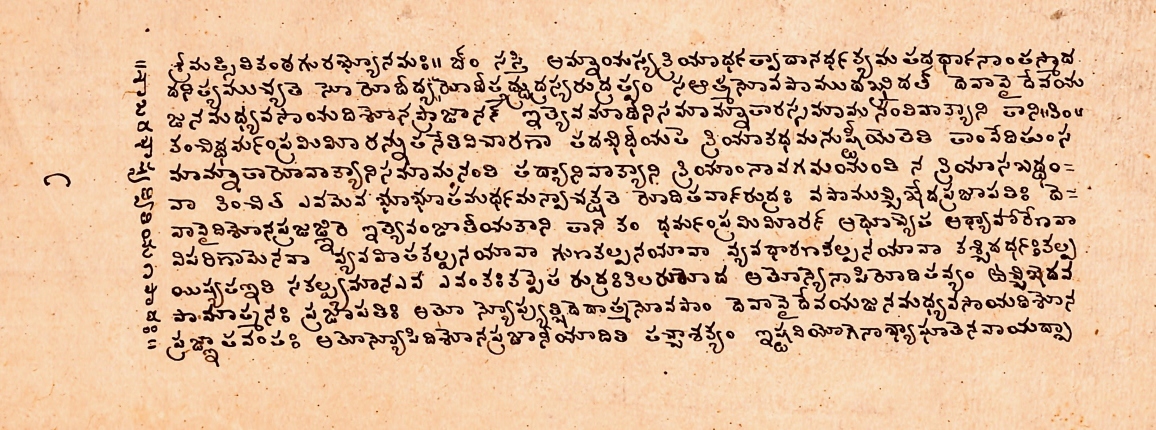
#> input picture image1.jpg, 2312 x 860 px (shown at 1/2 size)
$ jupyter execute --allow-errors processing1.ipynb
#> lines starting #> are read from the running program, lines starting #| are printed output that depends on the picture; after the words box and inside, x2 and y2 are one past the last pixel; in counts of white or black regions, pixels touching at a corner belong together
[cell 1]
# Importing Libraries

import cv2
import numpy as np
import pytesseract
from timeit import default_timer as timer

[cell 2]
pytesseract.pytesseract.tesseract_cmd = r'C:\Program Files\Tesseract-OCR\tesseract.exe'

[cell 3]
# Load the image
image = cv2.imread('image1.jpg')
#> image is the input picture: shape (860, 2312, 3); mean B, G, R 156.2, 187.1, 221.6

# Convert the image to grayscale
gray = cv2.cvtColor(image, cv2.COLOR_BGR2GRAY)
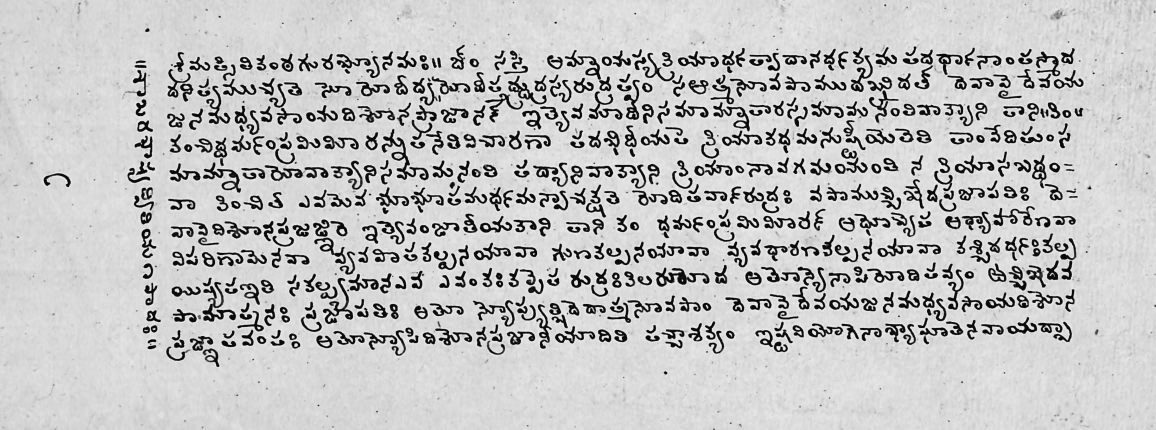
#> gray: shape (860, 2312) (shown at 1/2 size); min 4, max 244, mean 193.9

# Apply thresholding to binarize the image
import random
thresholded = cv2.threshold(gray, 0, 255, cv2.THRESH_BINARY_INV + cv2.THRESH_OTSU)[1]
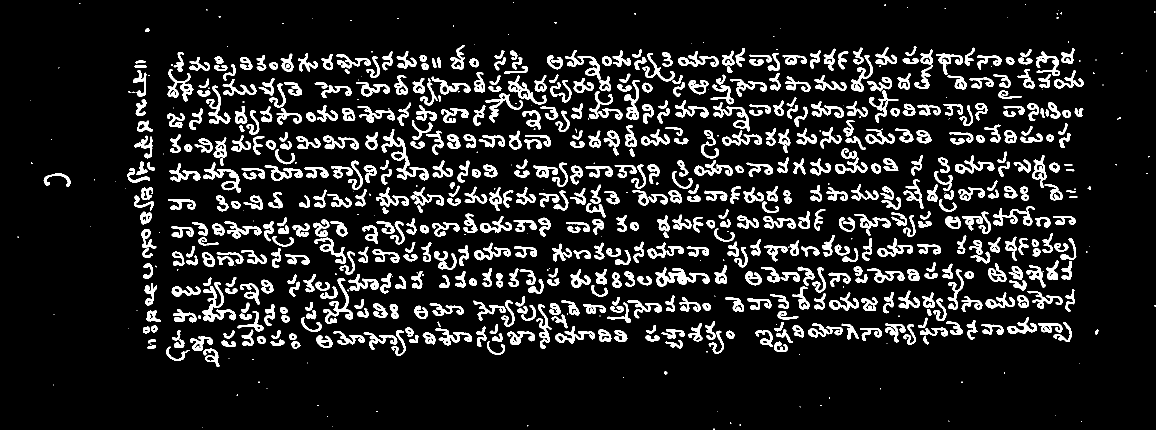
#> thresholded: shape (860, 2312) (shown at 1/2 size); 11.8% white; 785 white regions (162 under 20 px), largest, box (x1, y1, x2, y2) and area: (763, 258, 857, 361) 1890, (1311, 535, 1419, 573) 1599, (405, 564, 472, 643) 1592

# Apply morphological operations to remove noise and smooth the image
kernel = cv2.getStructuringElement(cv2.MORPH_RECT, (3,3))
opening = cv2.morphologyEx(thresholded, cv2.MORPH_OPEN, kernel, iterations=1)
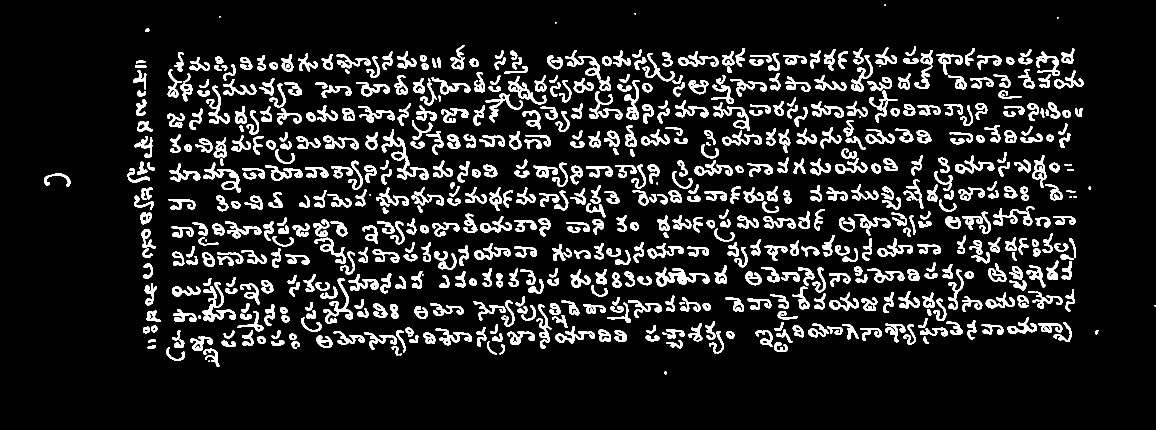
#> opening: shape (860, 2312) (shown at 1/2 size); 11.6% white; 675 white regions (18 under 20 px), largest, box (x1, y1, x2, y2) and area: (763, 258, 857, 360) 1873, (1311, 535, 1419, 573) 1593, (405, 564, 472, 643) 1580
closing = cv2.morphologyEx(opening, cv2.MORPH_CLOSE, kernel, iterations=1)
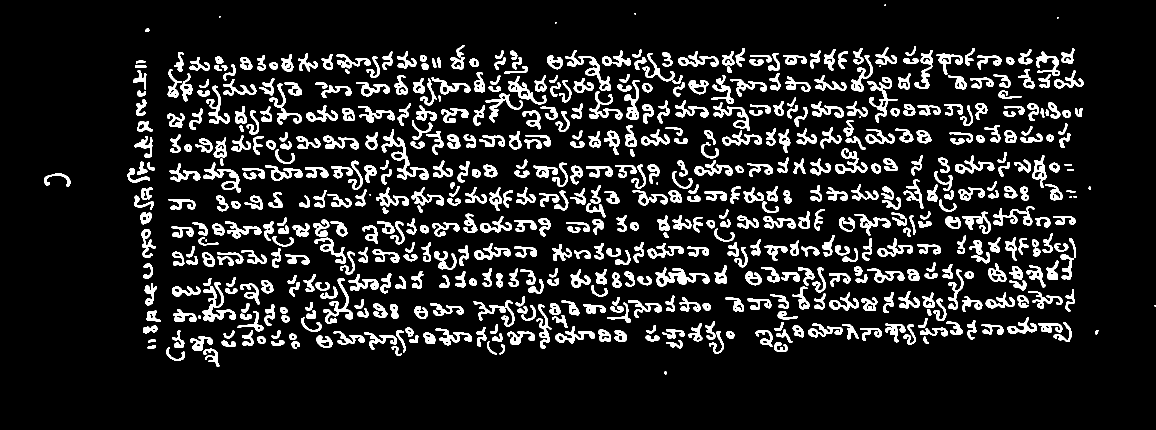
#> closing: shape (860, 2312) (shown at 1/2 size); 11.9% white; 606 white regions (12 under 20 px)

# Find contours in the image
contours, hierarchy = cv2.findContours(closing, cv2.RETR_EXTERNAL, cv2.CHAIN_APPROX_SIMPLE)
#> contours = 606 contours, 14 with area under 20; largest, box (x1, y1, x2, y2) and area: (763, 258, 857, 360) 1757, (1311, 535, 1419, 573) 1510, (405, 556, 472, 643) 1493, (1130, 100, 1222, 182) 1383, (406, 325, 482, 385) 1242

# Sort the contours by area in descending order
contours = sorted(contours, key=cv2.contourArea, reverse=True)

# Extract the region of interest (ROI) for each contour
rois = []
for contour in contours:
    (x, y, w, h) = cv2.boundingRect(contour)
    roi = closing[y:y+h, x:x+w]
    rois.append(roi)
#> this loop made 606 passes
#> (x, y, w, h) on passes 1 to 3: (763, 258, 94, 102), (1311, 535, 108, 38), (405, 556, 67, 87)
#> pass 1, `roi = closing[y:y+h, x:x+w]`:
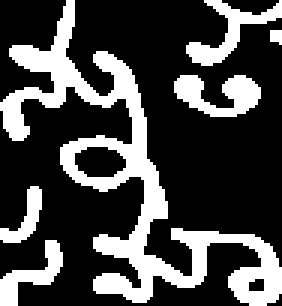
#> roi: shape (102, 94) (shown 3 times larger); 27.8% white; 6 white regions (1 under 20 px), largest, box (x1, y1, x2, y2) and area: (0, 0, 94, 102) 1908, (58, 25, 87, 39) 238, (62, 0, 94, 22) 223, (0, 80, 21, 102) 173, (0, 62, 14, 81) 111
#> pass 3, `roi = closing[y:y+h, x:x+w]`:
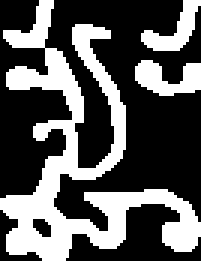
#> roi: shape (87, 67) (shown 3 times larger); 35.2% white; 3 white regions, box (x1, y1, x2, y2) and area: (0, 0, 67, 87) 1747, (45, 20, 67, 32) 165, (47, 0, 67, 17) 142
#> after the loop, rois = 606 items

# Resize each ROI to a fixed size
rois_resized = []
for roi in rois:
    roi_resized = cv2.resize(roi, (28, 28), interpolation=cv2.INTER_AREA)
    rois_resized.append(roi_resized)
#> this loop made 606 passes
#> pass 1, `roi_resized = cv2.resize(roi, (28, 28), interpolation=cv2.INTER_AREA)`:
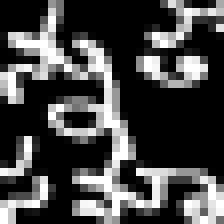
#> roi_resized: shape (28, 28) (shown 8 times larger); min 0, max 255, mean 71
#> pass 3, `roi_resized = cv2.resize(roi, (28, 28), interpolation=cv2.INTER_AREA)`:
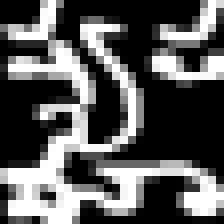
#> roi_resized: shape (28, 28) (shown 8 times larger); min 0, max 255, mean 89.9
#> after the loop, rois_resized = 606 items

# Normalize the pixel values of each ROI
rois_normalized = []
for roi_resized in rois_resized:
    roi_normalized = roi_resized / 255.0
    rois_normalized.append(roi_normalized)
#> after the loop, rois_normalized = 606 items

# Reshape each ROI to a 1D array
rois_reshaped = []
for roi_normalized in rois_normalized:
    roi_reshaped = roi_normalized.reshape(1, 784)
    rois_reshaped.append(roi_reshaped)
#> after the loop, rois_reshaped = 606 items

[cell 4]
# Display the results
cv2.imshow('Result', image)
cv2.waitKey(0)
cv2.destroyAllWindows()

[cell 5]
for contour in contours:
    x,y,w,h = cv2.boundingRect(contour)
    area = cv2.contourArea(contour)
    if area > 100 and w > 10 and h > 10: # tune these parameters based on your image
        cv2.rectangle(image, (x,y), (x+w,y+h), (0,255,0), 2)
#> this loop made 606 passes
#> (x, y, w, h, area) on passes 1 to 3: (763, 258, 94, 102, 1757), (1311, 535, 108, 38, 1509.5), (405, 556, 67, 87, 1493)
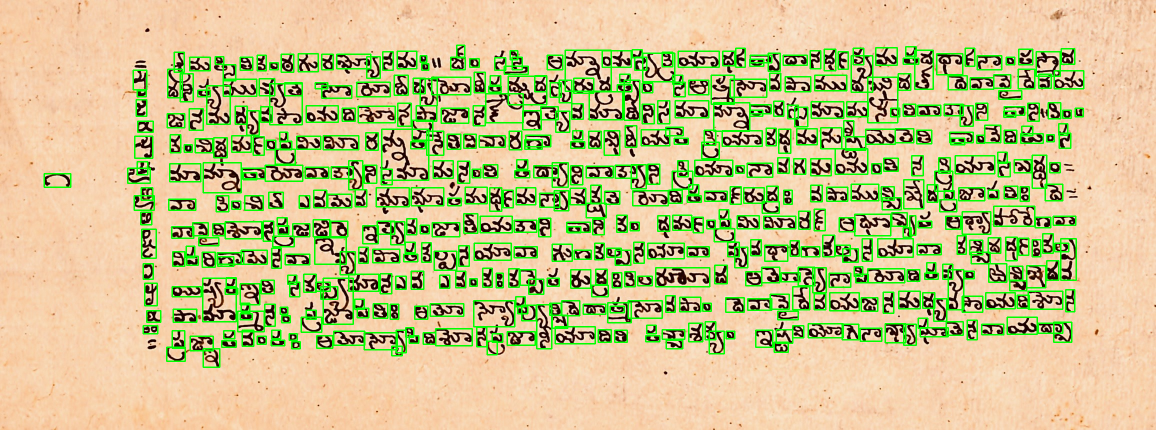
#> image: shape (860, 2312, 3) (shown at 1/2 size); 10.17% of pixels changed, all inside (x1, y1, x2, y2) = (87, 89, 2169, 736)

num_detected = len(contours)
print("Total Characters recognized are: ",num_detected)
#| Total Characters recognized are:  606

$ run again, with image2.jpg copied over image1.jpg
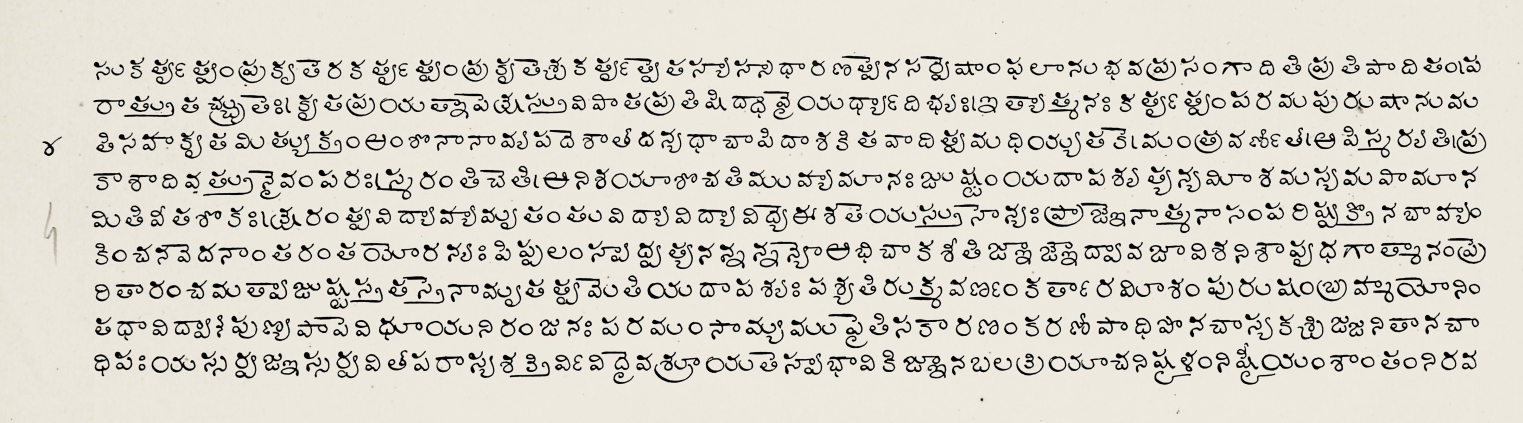
#> input picture image2.jpg, 3046 x 846 px (shown at 1/2 size)
#> image is the input picture: shape (846, 3046, 3); mean B, G, R 202.5, 212.1, 215.8
#> `thresholded = cv2.threshold(gray, 0, 255, cv2.THRESH_BINARY_INV + cv2...`:
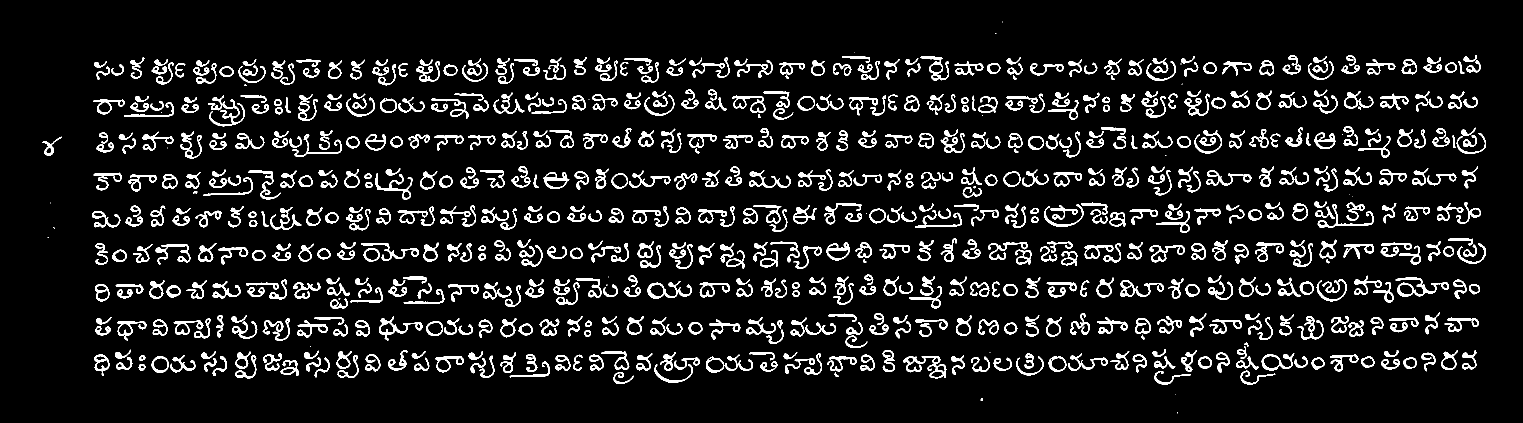
#> thresholded: shape (846, 3046) (shown at 1/2 size); 9% white; 774 white regions (30 under 20 px), largest, box (x1, y1, x2, y2) and area: (1807, 712, 1893, 757) 1147, (2791, 555, 2898, 594) 1143, (758, 633, 845, 681) 892
#> opening: shape (846, 3046); 7.4% white; 2648 white regions (692 under 20 px), largest, box (x1, y1, x2, y2) and area: (758, 636, 809, 681) 569, (2688, 488, 2748, 517) 483, (1653, 485, 1699, 521) 482
#> closing: shape (846, 3046); 7.5% white; 2151 white regions (401 under 20 px)
#> contours = 2151 contours, 649 with area under 20; largest, box (x1, y1, x2, y2) and area: (333, 570, 361, 595) 488, (758, 636, 809, 681) 472, (896, 568, 957, 590) 436, (1653, 485, 1699, 521) 410, (1419, 639, 1481, 664) 409
#> the loop `for contour in contours:` made 2151 passes
#> (x, y, w, h) on passes 1 to 3: (333, 570, 28, 25), (758, 636, 51, 45), (896, 568, 61, 22)
#> after the loop `for contour in contours:`: rois = 2151 items
#> the loop `for contour in contours:` made 2151 passes
#> (x, y, w, h, area) on passes 1 to 3: (333, 570, 28, 25, 488.5), (758, 636, 51, 45, 472.5), (896, 568, 61, 22, 435.5)
#| Total Characters recognized are:  2151

$ run again, with image3.jpg copied over image1.jpg
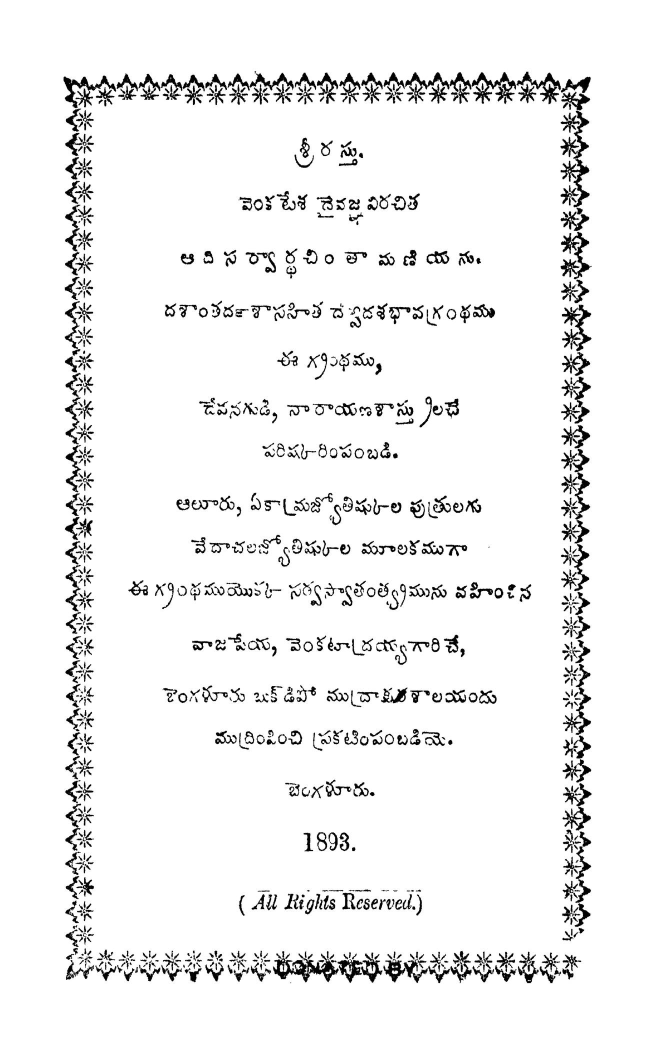
#> input picture image3.jpg, 1319 x 2111 px (shown at 1/2 size)
#> image is the input picture: shape (2111, 1319, 3); min 0, max 255, mean 240.7
#> thresholded: shape (2111, 1319); 5.7% white; 1006 white regions (90 under 20 px), largest, box (x1, y1, x2, y2) and area: (811, 144, 1032, 208) 3904, (1121, 221, 1179, 415) 3086, (546, 1902, 677, 1965) 2849
#> opening: shape (2111, 1319); 4.7% white; 1822 white regions (559 under 20 px), largest, box (x1, y1, x2, y2) and area: (1124, 610, 1182, 702) 1388, (1126, 318, 1179, 414) 1277, (546, 1919, 613, 1958) 1204
#> closing: shape (2111, 1319); 4.9% white; 1216 white regions (314 under 20 px)
#> contours = 1216 contours, 499 with area under 20; largest, box (x1, y1, x2, y2) and area: (1121, 154, 1181, 414) 4796, (811, 145, 1032, 207) 3659, (546, 1911, 677, 1964) 2666, (1123, 851, 1180, 1039) 2300, (1121, 464, 1179, 558) 2109
#> the loop `for contour in contours:` made 1216 passes
#> (x, y, w, h) on passes 1 to 3: (1121, 154, 60, 260), (811, 145, 221, 62), (546, 1911, 131, 53)
#> after the loop `for contour in contours:`: rois = 1216 items
#> the loop `for contour in contours:` made 1216 passes
#> (x, y, w, h, area) on passes 1 to 3: (1121, 154, 60, 260, 4796.5), (811, 145, 221, 62, 3659), (546, 1911, 131, 53, 2666.5)
#| Total Characters recognized are:  1216
